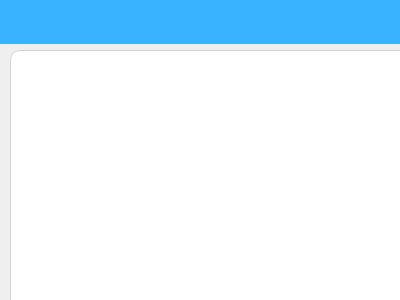
<?xml version="1.0" encoding="UTF-8"?>
<ui version="4.0">
 <class>BuyList</class>
 <widget class="QWidget" name="BuyList">
  <property name="geometry">
   <rect>
    <x>0</x>
    <y>0</y>
    <width>400</width>
    <height>300</height>
   </rect>
  </property>
  <property name="windowTitle">
   <string>Form</string>
  </property>
  <widget class="TitleBar" name="titleBar" native="true">
   <property name="geometry">
    <rect>
     <x>0</x>
     <y>0</y>
     <width>400</width>
     <height>44</height>
    </rect>
   </property>
   <property name="minimumSize">
    <size>
     <width>0</width>
     <height>44</height>
    </size>
   </property>
   <property name="styleSheet">
    <string notr="true">background-color: rgb(57, 179, 255);</string>
   </property>
  </widget>
  <widget class="QWidget" name="tray" native="true">
   <property name="geometry">
    <rect>
     <x>10</x>
     <y>50</y>
     <width>400</width>
     <height>400</height>
    </rect>
   </property>
   <property name="styleSheet">
    <string notr="true">background-color: rgb(255, 255, 255);
border:1px solid rgb(212, 212, 212);
border-radius:10px;</string>
   </property>
   <widget class="StyledList" name="list" native="true">
    <property name="geometry">
     <rect>
      <x>30</x>
      <y>30</y>
      <width>341</width>
      <height>341</height>
     </rect>
    </property>
    <property name="font">
     <font>
      <family>微软雅黑</family>
      <pointsize>15</pointsize>
     </font>
    </property>
    <property name="styleSheet">
     <string notr="true">border:none;</string>
    </property>
   </widget>
  </widget>
 </widget>
 <customwidgets>
  <customwidget>
   <class>TitleBar</class>
   <extends>QWidget</extends>
   <header>widgets/TitleBar.h</header>
   <container>1</container>
  </customwidget>
  <customwidget>
   <class>StyledList</class>
   <extends>QWidget</extends>
   <header>widgets/StyledList.h</header>
   <container>1</container>
  </customwidget>
 </customwidgets>
 <resources/>
 <connections/>
</ui>
